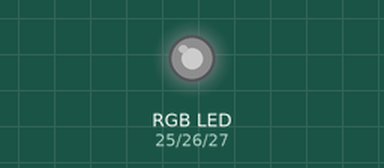
The sketch below on a simulated ESP32. On the bench: an RGB LED mixed from three pins (HIGH = lit). Dim RGB values are drawn brighter than linear.

Above: at 0.15 s.
At 1.05 s:
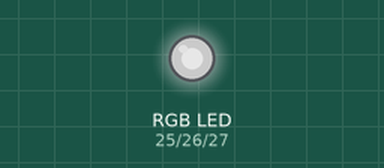
At 1.95 s:
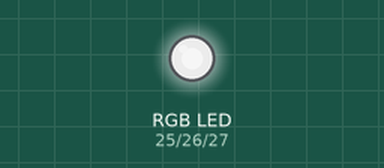
At 26.74 s:
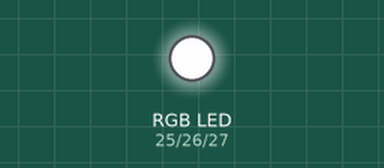
Timing chart, 0 to 27.0 s (numbered marks = the images above):
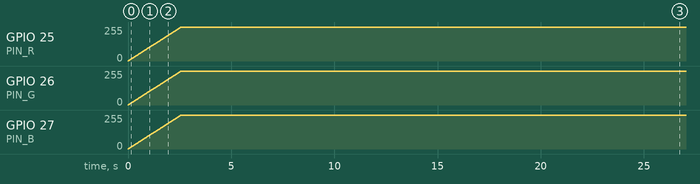

The sketch:

control_power_led_ESP32.ino
```cpp
/*LEDCの設定*/
#define LEDC_CHANNEL_R 0  // 0~15 channel
#define LEDC_CHANNEL_G 2
#define LEDC_CHANNEL_B 4
#define LEDC_TIMER_BIT 8 // PWMの範囲(0~255)。dutyビット長とも言う。
#define LEDC_BASE_FREQ 256000 // 周波数
#define VALUE_MAX 255

/*ピンの定義*/
const int PIN_R = 25;
const int PIN_G = 26;
const int PIN_B = 27;

void setup() {
  pinMode(PIN_R, OUTPUT);
  pinMode(PIN_G, OUTPUT);
  pinMode(PIN_B, OUTPUT);

  // ledc使用の為のピンのセットアップ
  ledcSetup(LEDC_CHANNEL_R, LEDC_BASE_FREQ, LEDC_TIMER_BIT);
  ledcSetup(LEDC_CHANNEL_G, LEDC_BASE_FREQ, LEDC_TIMER_BIT);
  ledcSetup(LEDC_CHANNEL_B, LEDC_BASE_FREQ, LEDC_TIMER_BIT);

  // ピンのチャンネルをセット
  ledcAttachPin(PIN_R, LEDC_CHANNEL_R);
  ledcAttachPin(PIN_G, LEDC_CHANNEL_G);
  ledcAttachPin(PIN_B, LEDC_CHANNEL_B);
}

void loop() {
  static uint8_t brightness = 0;
  int diff = 1;

  ledcWrite(LEDC_CHANNEL_R, brightness);
  ledcWrite(LEDC_CHANNEL_G, brightness);
  ledcWrite(LEDC_CHANNEL_B, brightness);

  if (brightness == 0)
  {
    diff = 1;
  }else if (brightness == 255)
  {
    diff = -1;
  }

  brightness += diff;

  delay(10);
}
```
